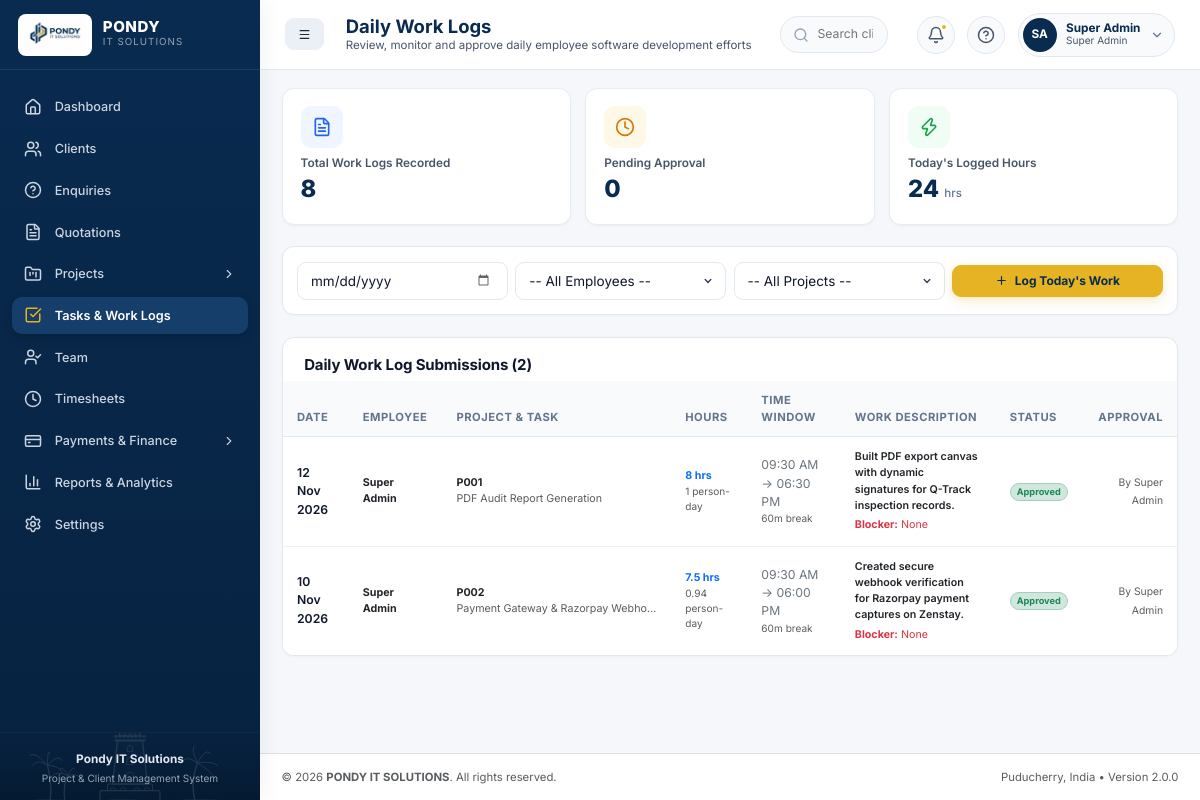
The app's page /modules/worklogs/index.php (signed in) with its own data.
### tables this page shows
CREATE TABLE work_logs (
    id INT AUTO_INCREMENT PRIMARY KEY,
    user_id INT NOT NULL,
    project_id INT NOT NULL,
    task_id INT NULL,
    work_date DATE NOT NULL,
    start_time TIME NOT NULL,
    end_time TIME NOT NULL,
    break_minutes INT DEFAULT 0,
    total_hours DECIMAL(5,2) NOT NULL,
    work_description TEXT NOT NULL,
    work_completed_today TEXT,
    pending_work TEXT,
    blockers TEXT,
    completion_percentage INT DEFAULT 0,
    attachment VARCHAR(255) NULL,
    status ENUM('Pending', 'Approved', 'Rejected') DEFAULT 'Approved',
    approved_by INT NULL,
    approved_at DATETIME NULL,
    rejection_reason TEXT,
    created_at TIMESTAMP DEFAULT CURRENT_TIMESTAMP,
    updated_at TIMESTAMP DEFAULT CURRENT_TIMESTAMP ON UPDATE CURRENT_TIMESTAMP,
    FOREIGN KEY (user_id) REFERENCES users(id) ON DELETE CASCADE ON UPDATE CASCADE,
    FOREIGN KEY (project_id) REFERENCES projects(id) ON DELETE CASCADE ON UPDATE CASCADE,
    FOREIGN KEY (task_id) REFERENCES tasks(id) ON DELETE SET NULL ON UPDATE CASCADE,
    FOREIGN KEY (approved_by) REFERENCES users(id) ON DELETE SET NULL ON UPDATE CASCADE
);

CREATE TABLE users (
    id INT AUTO_INCREMENT PRIMARY KEY,
    emp_code VARCHAR(20) NOT NULL UNIQUE,
    full_name VARCHAR(150) NOT NULL,
    email VARCHAR(150) NOT NULL UNIQUE,
    phone VARCHAR(25),
    designation VARCHAR(100),
    department VARCHAR(100),
    skills TEXT,
    joining_date DATE,
    employment_status ENUM('Active', 'On Leave', 'Probation', 'Resigned', 'Terminated') DEFAULT 'Active',
    username VARCHAR(100) NOT NULL UNIQUE,
    password VARCHAR(255) NOT NULL,
    role_id INT NOT NULL,
    avatar VARCHAR(255) DEFAULT 'assets/images/default-avatar.png',
    created_at TIMESTAMP DEFAULT CURRENT_TIMESTAMP,
    updated_at TIMESTAMP DEFAULT CURRENT_TIMESTAMP ON UPDATE CURRENT_TIMESTAMP,
    FOREIGN KEY (role_id) REFERENCES roles(id) ON UPDATE CASCADE
);

CREATE TABLE projects (
    id INT AUTO_INCREMENT PRIMARY KEY,
    project_code VARCHAR(30) NOT NULL UNIQUE,
    project_name VARCHAR(200) NOT NULL,
    client_id INT NOT NULL,
    enquiry_id INT NULL UNIQUE,
    quotation_id INT NULL,
    category ENUM('Website Development', 'Web Application', 'E-commerce', 'Mobile Application', 'CRM / ERP', 'Desktop Application', 'API Development', 'Maintenance', 'Other') DEFAULT 'Web Application',
    description TEXT,
    start_date DATE NOT NULL,
    expected_end_date DATE NOT NULL,
    actual_completion_date DATE NULL,
    estimated_days INT DEFAULT 0,
    budget DECIMAL(12,2) DEFAULT 0.00,
    advance_amount DECIMAL(12,2) DEFAULT 0.00,
    payment_terms TEXT,
    project_manager_id INT NULL,
    priority ENUM('Low', 'Medium', 'High', 'Urgent') DEFAULT 'Medium',
    status ENUM('Planning', 'Not Started', 'In Progress', 'Testing', 'Client Review', 'On Hold', 'Completed', 'Cancelled') DEFAULT 'In Progress',
    progress INT DEFAULT 0,
    created_by INT NULL,
    created_at TIMESTAMP DEFAULT CURRENT_TIMESTAMP,
    updated_at TIMESTAMP DEFAULT CURRENT_TIMESTAMP ON UPDATE CURRENT_TIMESTAMP,
    FOREIGN KEY (client_id) REFERENCES clients(id) ON UPDATE CASCADE,
    FOREIGN KEY (enquiry_id) REFERENCES enquiries(id) ON DELETE SET NULL ON UPDATE CASCADE,
    FOREIGN KEY (quotation_id) REFERENCES quotations(id) ON DELETE SET NULL ON UPDATE CASCADE,
    FOREIGN KEY (project_manager_id) REFERENCES users(id) ON DELETE SET NULL ON UPDATE CASCADE,
    FOREIGN KEY (created_by) REFERENCES users(id) ON DELETE SET NULL ON UPDATE CASCADE
);

CREATE TABLE tasks (
    id INT AUTO_INCREMENT PRIMARY KEY,
    task_code VARCHAR(30) NOT NULL UNIQUE,
    project_id INT NOT NULL,
    task_title VARCHAR(200) NOT NULL,
    description TEXT,
    assigned_to INT NULL,
    assigned_by INT NULL,
    priority ENUM('Low', 'Medium', 'High', 'Urgent') DEFAULT 'Medium',
    start_date DATE,
    due_date DATE,
    estimated_hours DECIMAL(6,2) DEFAULT 0.00,
    estimated_days DECIMAL(6,2) DEFAULT 0.00,
    actual_hours DECIMAL(6,2) DEFAULT 0.00,
    status ENUM('To Do', 'Assigned', 'In Progress', 'Under Review', 'Rework', 'Completed', 'Cancelled') DEFAULT 'In Progress',
    completion_percentage INT DEFAULT 0,
    remarks TEXT,
    created_at TIMESTAMP DEFAULT CURRENT_TIMESTAMP,
    updated_at TIMESTAMP DEFAULT CURRENT_TIMESTAMP ON UPDATE CURRENT_TIMESTAMP,
    FOREIGN KEY (project_id) REFERENCES projects(id) ON DELETE CASCADE ON UPDATE CASCADE,
    FOREIGN KEY (assigned_to) REFERENCES users(id) ON DELETE SET NULL ON UPDATE CASCADE,
    FOREIGN KEY (assigned_by) REFERENCES users(id) ON DELETE SET NULL ON UPDATE CASCADE
);

### includes/functions.php (called while the page is built, shortened)
<?php
require_once __DIR__ . '/../config/app.php';
function e(?string $str): string {
    return htmlspecialchars($str ?? '', ENT_QUOTES, 'UTF-8');
}
function formatDate(?string $date, string $format = 'd M Y'): string {
    return date($format, strtotime($date));
}
function formatTime(?string $time, string $format = 'h:i A'): string {
    return date($format, strtotime($time));
}
function calculatePersonDays(float $totalHours, float $standardHours = STANDARD_WORK_HOURS_PER_DAY): float {
    return round($totalHours / $standardHours, 2);
}

### includes/auth.php (called while the page is built, shortened)
<?php
require_once __DIR__ . '/functions.php';
function isLoggedIn(): bool {
    return !empty($_SESSION['user_id']);
}
function getCurrentUser(): ?array {
    if (!empty($_SESSION['user_data'])) {
        return $_SESSION['user_data'];
    }
    return null;
}

### config/app.php (called while the page is built, shortened)
<?php
function getBaseUrl(): string {
    $protocol = (!empty($_SERVER['HTTPS']) && $_SERVER['HTTPS'] !== 'off' || ($_SERVER['SERVER_PORT'] ?? 80) == 443) ? "https://" : "http://";
    $host = $_SERVER['HTTP_HOST'] ?? 'localhost';
    $script = $_SERVER['SCRIPT_NAME'] ?? '';
    $dir = dirname($script);
    $dir = str_replace('\\', '/', $dir);
    $parts = explode('/', trim($dir, '/'));
    if (!empty($parts[0])) {
        $base = '/' . $parts[0] . '/';
    } else {
        $base = '/';
    }
    return rtrim($protocol . $host . $base, '/') . '/';
}

### modules/worklogs/index.php (the view, shortened to what this page needs)
<?php
require_once __DIR__ . '/../../config/app.php';
require_once __DIR__ . '/../../includes/functions.php';
require_once __DIR__ . '/../../includes/auth.php';
$db = getDBConnection();
$currentUser = getCurrentUser();
$isAdmin = ($currentUser['role_id'] <= 3);
$dateFilter = trim($_GET['date'] ?? '');
$where = ["1=1"];
$params = [];
$whereClause = implode(" AND ", $where);
$totalLogsCount = 0;
$pendingApprovalCount = 0;
$todayHours = 0;
try {
    $totalLogsCount = (int)$db->query("SELECT COUNT(*) FROM work_logs")->fetchColumn();
    $pendingApprovalCount = (int)$db->query("SELECT COUNT(*) FROM work_logs WHERE status = 'Pending'")->fetchColumn();
    $stmt = $db->query("SELECT COALESCE(SUM(total_hours), 0) FROM work_logs WHERE work_date = CURRENT_DATE()");
    $todayHours = (float)$stmt->fetchColumn();
} catch (Exception $e) {}
$sql = "SELECT w.*, u.full_name as employee_name, p.project_name, p.project_code, t.task_title, t.task_code,
        app.full_name as approver_name
        FROM work_logs w
        JOIN users u ON w.user_id = u.id
        JOIN projects p ON w.project_id = p.id
        LEFT JOIN tasks t ON w.task_id = t.id
        LEFT JOIN users app ON w.approved_by = app.id
        WHERE {$whereClause}
        ORDER BY w.work_date DESC, w.id DESC";
$stmt = $db->prepare($sql);
$stmt->execute($params);
$logs = $stmt->fetchAll();
include __DIR__ . '/../../includes/header.php';
?>
<main class="app-main">
    <div class="container-fluid px-0">
        <div class="row g-3 mb-4">
            <div class="col-md-4">
                <div class="metric-card">
                    <div class="metric-icon-box icon-blue mb-2">
                        <i data-lucide="file-text" style="width: 20px; height: 20px;"></i>
                    </div>
                    <div class="metric-label">Total Work Logs Recorded</div>
                    <div class="metric-value"><?= $totalLogsCount ?></div>
                </div>
            </div>
            <div class="col-md-4">
                <div class="metric-card">
                    <div class="metric-icon-box icon-yellow mb-2">
                        <i data-lucide="clock" style="width: 20px; height: 20px;"></i>
                    </div>
                    <div class="metric-label">Pending Approval</div>
                    <div class="metric-value"><?= $pendingApprovalCount ?></div>
                </div>
            </div>
            <div class="col-md-4">
                <div class="metric-card">
                    <div class="metric-icon-box icon-green mb-2">
                        <i data-lucide="zap" style="width: 20px; height: 20px;"></i>
                    </div>
                    <div class="metric-label">Today's Logged Hours</div>
                    <div class="metric-value"><?= $todayHours ?> <span style="font-size: 0.8rem; font-weight: 500; color: #64748B;">hrs</span></div>
                </div>
            </div>
        </div>
        <div class="content-card mb-4">
            <div class="content-card-body p-3">
                <form method="GET" action="index.php" class="row g-2 align-items-center">
                    <div class="col-md-3">
                        <input type="date" name="date" class="form-control form-control-sm" value="<?= e($dateFilter) ?>" onchange="this.form.submit()">
                    </div>
                    <?php if ($isAdmin): ?>
                        <div class="col-md-3">
                            <select name="user_id" class="form-select form-select-sm" onchange="this.form.submit()">
                                <option value="">-- All Employees --</option>
                            </select>
                        </div>
                    <?php endif; ?>
                    <div class="col-md-<?= $isAdmin ? '3' : '6' ?>">
                        <select name="project_id" class="form-select form-select-sm" onchange="this.form.submit()">
                            <option value="">-- All Projects --</option>
                        </select>
                    </div>
                    <div class="col-md-3 text-md-end">
                        <a href="submit.php" class="btn btn-sm btn-gold fw-bold w-100">
                            <i data-lucide="plus" style="width: 14px; height: 14px;"></i> Log Today's Work
                        </a>
                    </div>
                </form>
            </div>
        </div>
        <div class="content-card">
            <div class="content-card-header">
                <h2 class="content-card-title">Daily Work Log Submissions (<?= count($logs) ?>)</h2>
            </div>
            <div class="table-responsive">
                <table class="table table-custom">
                    <thead>
                        <tr>
                            <th>Date</th>
                            <th>Employee</th>
                            <th>Project & Task</th>
                            <th>Hours</th>
                            <th>Time Window</th>
                            <th>Work Description</th>
                            <th>Status</th>
                            <?php if ($isAdmin): ?>
                                <th class="text-end">Approval</th>
                            <?php endif; ?>
                        </tr>
                    </thead>
                    <tbody>
                        <?php if (empty($logs)): ?>
                            <tr><td colspan="<?= $isAdmin ? 8 : 7 ?>" class="text-center py-4 text-muted">No work log records found.</td></tr>
                        <?php else: ?>
                            <?php foreach ($logs as $wl): ?>
                                <tr>
                                    <td class="small fw-semibold"><?= formatDate($wl['work_date']) ?></td>
                                    <td>
                                        <div class="fw-bold small text-dark"><?= e($wl['employee_name']) ?></div>
                                    </td>
                                    <td>
                                        <div class="fw-bold small">
                                            <a href="<?= getBaseUrl() ?>modules/projects/view.php?id=<?= $wl['project_id'] ?>" class="text-dark text-decoration-none hover-primary">
                                                <?= e($wl['project_code']) ?>
                                            </a>
                                        </div>
                                        <div class="small text-muted text-truncate" style="max-width: 200px;">
                                            <?= e($wl['task_title'] ?: 'General Development') ?>
                                        </div>
                                    </td>
                                    <td>
                                        <div class="fw-bold text-primary small"><?= (float)$wl['total_hours'] ?> hrs</div>
                                        <div class="text-muted" style="font-size: 0.7rem;"><?= calculatePersonDays((float)$wl['total_hours']) ?> person-day</div>
                                    </td>
                                    <td class="small text-secondary">
                                        <?= formatTime($wl['start_time']) ?> &rarr; <?= formatTime($wl['end_time']) ?>
                                        <?php if ($wl['break_minutes'] > 0): ?>
                                            <div class="text-muted" style="font-size: 0.7rem;"><?= (int)$wl['break_minutes'] ?>m break</div>
                                        <?php endif; ?>
                                    </td>
                                    <td>
                                        <div class="small text-dark fw-semibold"><?= nl2br(e($wl['work_description'])) ?></div>
                                        <?php if (!empty($wl['blockers'])): ?>
                                            <div class="small text-danger mt-1"><strong>Blocker:</strong> <?= e($wl['blockers']) ?></div>
                                        <?php endif; ?>
                                    </td>
                                    <td>
                                        <span class="badge <?= $wl['status'] === 'Approved' ? 'bg-success-subtle text-success border border-success-subtle' : ($wl['status'] === 'Rejected' ? 'bg-danger-subtle text-danger border border-danger-subtle' : 'bg-warning-subtle text-warning border border-warning-subtle') ?> rounded-pill">
                                            <?= e($wl['status']) ?>
                                        </span>
                                    </td>
                                    <?php if ($isAdmin): ?>
                                        <td class="text-end">
                                            <?php if ($wl['status'] === 'Pending'): ?>
                                                <div class="btn-group btn-group-sm">
                                                    <a href="approve.php?id=<?= $wl['id'] ?>&status=Approved&token=<?= csrf_token() ?>" class="btn btn-sm btn-success px-2" title="Approve">
                                                        <i data-lucide="check" style="width: 13px; height: 13px;"></i>
                                                    </a>
                                                    <a href="approve.php?id=<?= $wl['id'] ?>&status=Rejected&token=<?= csrf_token() ?>" class="btn btn-sm btn-danger px-2" title="Reject" onclick="return confirm('Reject this work log?');">
                                                        <i data-lucide="x" style="width: 13px; height: 13px;"></i>
                                                    </a>
                                                </div>
                                            <?php else: ?>
                                                <span class="small text-muted" style="font-size: 0.72rem;">By <?= e($wl['approver_name'] ?: 'Admin') ?></span>
                                            <?php endif; ?>
                                        </td>
                                    <?php endif; ?>
                                </tr>
                            <?php endforeach; ?>
                        <?php endif; ?>
                    </tbody>
                </table>
            </div>
        </div>
    </div>
</main>
<?php include __DIR__ . '/../../includes/footer.php'; ?>

### records on screen
work_logs: work_date "12 Nov 2026", user.full_name "Super Admin", project.project_code "P001", task.task_title "PDF Audit Report Generation", total_hours "8", total_hours "1", start_time "09:30 AM", end_time "06:30 PM", break_minutes "60", work_description "Built PDF export canvas with dynamic signatures for Q-Track inspection records.", blockers "None", status "Approved"
work_logs: work_date "10 Nov 2026", user.full_name "Super Admin", project.project_code "P002", task.task_title "Payment Gateway & Razorpay Webho…", total_hours "7.5", total_hours "0.94", start_time "09:30 AM", end_time "06:00 PM", break_minutes "60", work_description "Created secure webhook verification for Razorpay payment captures on Zenstay.", blockers "None", status "Approved"

### other values on screen
$pageTitle "Daily Work Logs"
$pageSubtitle "Review, monitor and approve daily employee software development efforts"
getInitials($currentUser['full_name'] ?? 'Admin') "SA"
$currentUser['full_name'] "Super Admin"
$currentUser['role_display'] "Super Admin"
$totalLogsCount "8"
$pendingApprovalCount "0"
$todayHours "24"
count($logs) "2"
APP_NAME "PONDY IT SOLUTIONS"
APP_VERSION "2.0.0"
